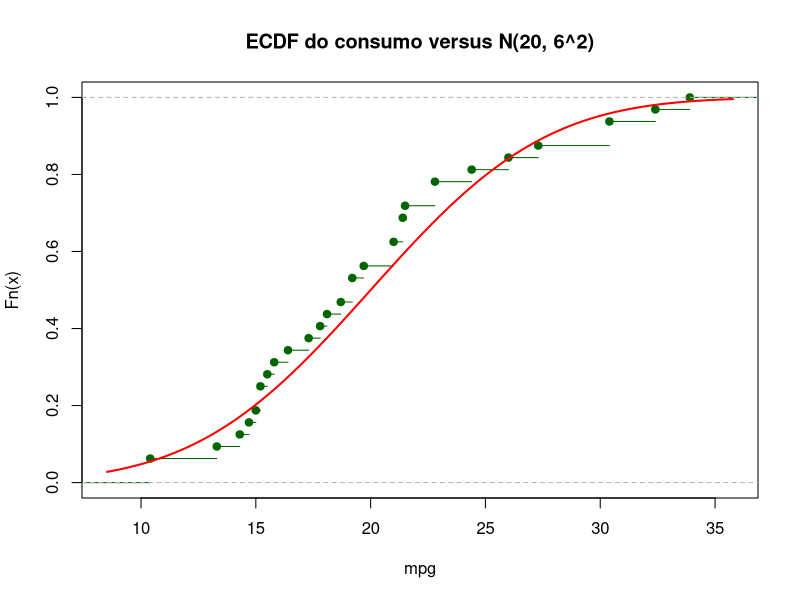

Reproduce this figure in R.
# Kolmogorov–Smirnov (uma amostra): exemplo completo ----
# Pacotes: stats (já instalado) e nortest (para a versão de Lilliefors)
# install.packages("nortest")   # execute uma única vez
library(nortest)

# 1. Dados: consumo de 32 automóveis (milhas por galão)
x <- mtcars$mpg
summary(x); length(x)

# 2. ECDF e CDF teórica (H0 totalmente especificada: N(20, 6^2))
plot(ecdf(x), main = "ECDF do consumo versus N(20, 6^2)", xlab = "mpg", col = "darkgreen")
curve(pnorm(x, mean = 20, sd = 6), add = TRUE, col = "red", lwd = 2)

# 3. Teste de KS com parâmetros FIXADOS a priori
ks.test(x, "pnorm", mean = 20, sd = 6, exact = FALSE)

# 4. Quando os parâmetros vêm da amostra: use Lilliefors, nunca o KS clássico
lillie.test(x)                  # consumo (mpg)
lillie.test(mtcars$disp)        # cilindrada (disp)

# 5. Distância D calculada manualmente
xs <- sort(x); n <- length(xs); Fx <- pnorm(xs, 20, 6)
Dmais  <- max((1:n)/n - Fx)
Dmenos <- max(Fx - (0:(n - 1))/n)
c(Dmais = Dmais, Dmenos = Dmenos, D = max(Dmais, Dmenos))
